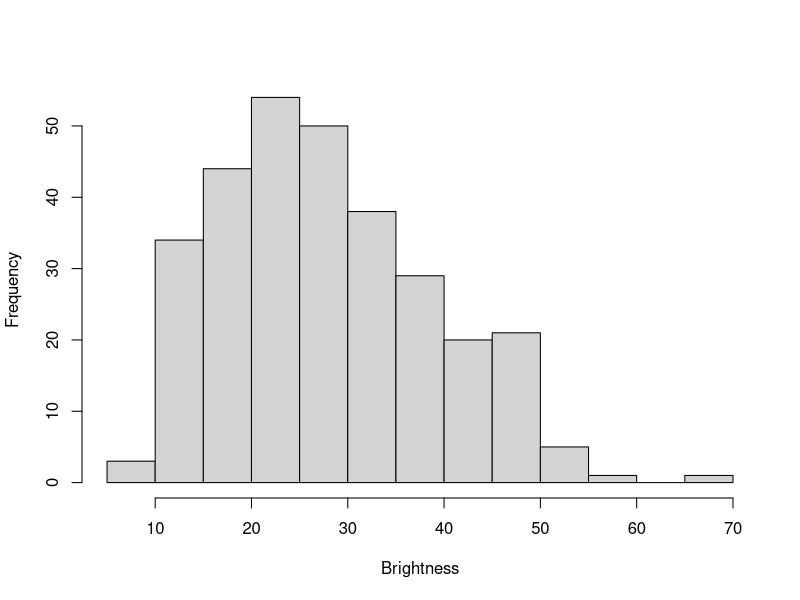
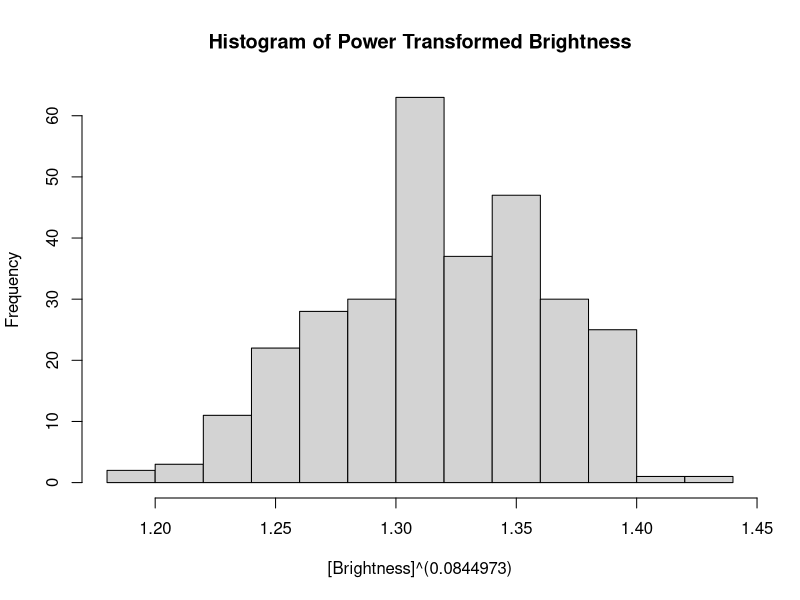
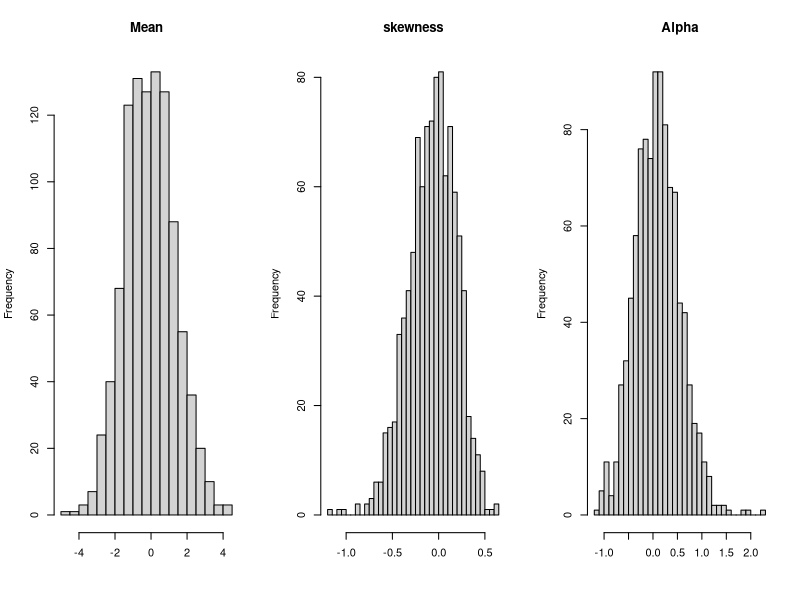
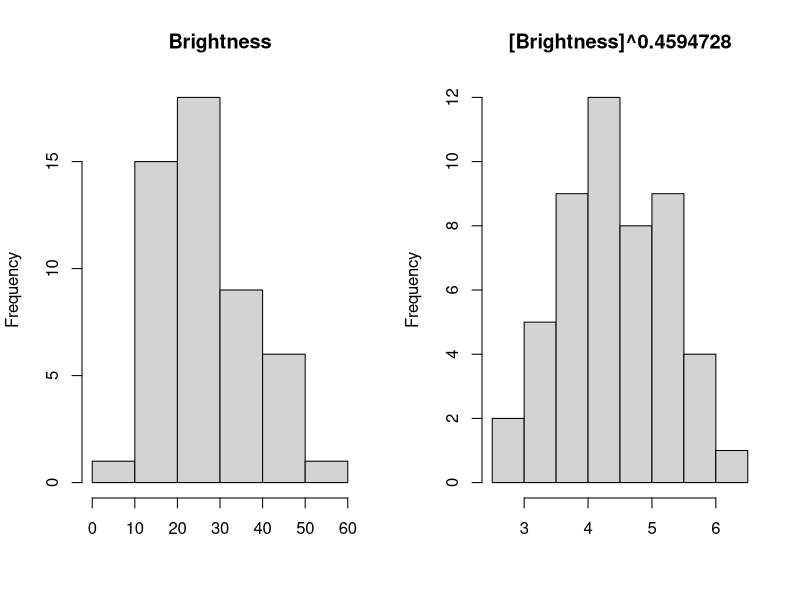
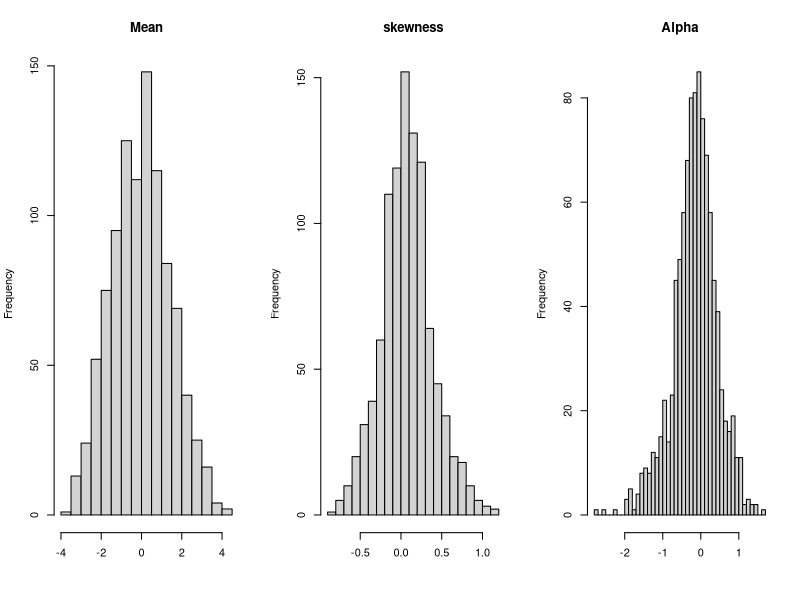

The R source for these figures, in order: (Note: a time limit stopped this script after it produced the figures.)
## ---- chunk 1
sdn <- function( z ) { 
  N = length(z)
  sd(z)*sqrt( (N-1)/N )
}

skew  <- function(z) { 3*(mean(z) - median(z))/sdn(z) }

powerfun <- function(x, alpha) {
  if(sum(x <= 0) > 1) stop("x must be positive")
  if (alpha == 0)
    log(x)
  else if (alpha > 0) {
    x^alpha
  } else -x^alpha
}
## ---- chunk 2
digit <- read.csv('digitData.csv',header=T)
brightness <- digit$Brightness
hist(brightness, breaks='FD', xlab='Brightness', main='')
## ---- chunk 3
c(mean(brightness), skew(brightness))
## ---- chunk 4
createSkewFunction <- function(y.pop) {
  skew2nd <- function(alpha) {
    skew( powerfun(x=y.pop, alpha) )
  }
}

brightness.sk = createSkewFunction(brightness)
alpha.star = uniroot(brightness.sk, interval=c(-2,2))$root
alpha.star
## ---- chunk 5
skew(powerfun(brightness, alpha.star))
hist(powerfun(brightness, alpha.star), xlab="[Brightness]^(0.0844973)",
     main="Histogram of Power Transformed Brightness", breaks='FD')
## ---- chunk 6
attr3 <- function(z){
  alpha.star = uniroot(createSkewFunction(z), interval=c(-8,8))$root
  c(mean(z), skew(z), alpha.star)
}
attr3(brightness)
## ---- chunk 7
M= 1000
n = 50
samples <- sapply(1:M, function(m){sample(brightness, n, replace=FALSE)})
sample.attr <- apply(samples, 2, attr3)
pop.attr <- attr3(brightness)

par(mfrow=c(1,3))
hist(sample.attr[1,]-pop.attr[1], breaks='FD', main='Mean', xlab='')
hist(sample.attr[2,]-pop.attr[2], breaks='FD', main='skewness', xlab='')
hist(sample.attr[3,]-pop.attr[3], breaks='FD', main='Alpha', xlab='')
## ---- chunk 8
digitSample <- c(294,133,95,265,154,1,289,232,121,99,129,83,30,56,249,134,46,68,
                 165,279,105,91,248,285,238,45,194,34,44,5,173,87,18,299,167,64,
                 42,266,281,210,27,207,271,181,6,212,176,51,28,243)
brightSam <- brightness[digitSample]
bright.attr <- attr3(brightSam)
bright.attr
## ---- chunk 9
par(mfrow=c(1,2))
hist(brightSam, breaks='FD', xlab='', main='Brightness')
hist(powerfun(brightSam, bright.attr[3]), breaks='FD', xlab='', 
     main='[Brightness]^0.4594728')
## ---- chunk 10
B = 1000
s.star <- sapply(1:B, function(m){sample(brightSam, replace=TRUE)})
boot.attr <- apply(s.star, 2, attr3)

par(mfrow=c(1,3))
hist(boot.attr[1,]-bright.attr[1], breaks='FD', main='Mean', xlab='')
hist(boot.attr[2,]-bright.attr[2], breaks='FD', main='skewness', xlab='')
hist(boot.attr[3,]-bright.attr[3], breaks='FD', main='Alpha', xlab='')
## ---- chunk 11
s <- matrix(0, nrow= 3, ncol= 3)
rownames(s) <- c('Mean', 'Skewness', 'Alpha')
colnames(s) <- c('std error', 'Lower', 'Upper')

s[, 1] <- apply(boot.attr, 1, sd)
s[, 2:3] <- t(apply(boot.attr, 1, quantile, c(0.025, 0.975)))
s
## ---- chunk 12
M = 100
B = 1000
n = 50

samples <- sapply(1:M, function(m){sample(brightness, n, replace=FALSE)})
sample.conf <- apply(samples, 2, function(sm){
  s.star <- sapply(1:B, function(m){sample(sm, replace=TRUE)})
  boot.attr <- apply(s.star, 2, attr3)
  apply(boot.attr, 1, quantile, c(0.025, 0.975))
})
## ---- chunk 13
p <- matrix(0, nrow=3, ncol=2)
rownames(p) <- c('Mean', 'Skewness', 'Alpha')
colnames(p) <- c('Converge Estimate', 'Std Error')

p[1,1] <- mean((pop.attr[1]>=sample.conf[1,]) & (pop.attr[1]<=sample.conf[2,]))
p[2,1] <- mean((pop.attr[2]>=sample.conf[3,]) & (pop.attr[2]<=sample.conf[4,]))
p[3,1] <- mean((pop.attr[3]>=sample.conf[5,]) & (pop.attr[3]<=sample.conf[6,]))
p[,2] <- sqrt(p[,1]*(1-p[,1])/M)
p
